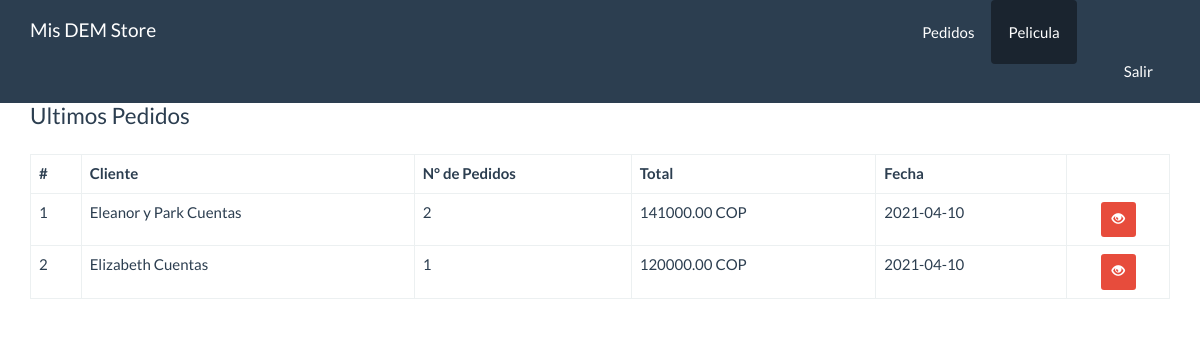
The app's page /panel/dashboard.php (signed in) with its own data.
### tables this page shows
CREATE TABLE `pedidos` (
  `id` int(10) NOT NULL,
  `cliente_id` int(11) NOT NULL,
  `total` decimal(10,2) NOT NULL,
  `fecha` date NOT NULL,
  `estado` int(11) NOT NULL DEFAULT 1
);

CREATE TABLE `cliente` (
  `id` int(11) NOT NULL,
  `nombre` text NOT NULL,
  `apellidos` text NOT NULL,
  `email` text NOT NULL,
  `telefono` varchar(15) NOT NULL,
  `comentario` text DEFAULT NULL
);

### src/Pedido.php (called while the page is built, shortened)
<?php
class Pedido{
    private $cn = null;
    public function __construct(){
        $this->config = parse_ini_file(__DIR__.'/../config.ini') ;
        $this->cn = new \PDO( $this->config['dns'], $this->config['usuario'],$this->config['clave'],array(
            \PDO::MYSQL_ATTR_INIT_COMMAND => 'SET NAMES utf8'
        ));
    }
public function mostrarUltimos()
{
$sql = "SELECT p.id, nombre, apellidos, email, total, fecha FROM pedidos p
INNER JOIN cliente c ON p.cliente_id = c.id ORDER BY p.id DESC LIMIT 10";
$resultado = $this->cn->prepare($sql);
if($resultado->execute())
    return  $resultado->fetchAll();
return false;
}
}

### panel/dashboard.php (the view, shortened to what this page needs)
<!DOCTYPE html>
<html lang="en">
  <head>
    <link rel="stylesheet" href="../assets/css/bootstrap.min.css">
    <link rel="stylesheet" href="../assets/css/estilos.css">
  </head>
  <body>
    <nav class="navbar navbar-default navbar-fixed-top">
      <div class="container">
        <div class="navbar-header">
          <a class="navbar-brand" href="index.php">Mis DEM Store</a>
        </div>
        <div id="navbar" class="navbar-collapse collapse">
          <ul class="nav navbar-nav pull-right">
            <li>
              <a href="pedidos/index.php" class="btn">Pedidos <span class="badge"></span></a>
            </li>
            <li class="active">
              <a href="pelicula/index.php" class="btn">Pelicula <span class="badge"></span></a>
            </li>
            <li class="dropdown">
                <a href="#" class="dropdown-toggle" data-toggle="dropdown" role="button"
                aria-haspopup="true" aria-expanded="false"><?php print $_SESSION['usuario_info']['nombre_usuario'] ?>
            </li>
            <li>
              <a href="cerrar.php" class="btn">Salir <span class="badge"></span></a>
            </li>
          </ul>
        </div>
      </div>
    </nav>
    <div class="container" id="main">
      <div class="row">
        <div class="col-md-12">
          <fieldset>
              <legend>Ultimos Pedidos</legend>
                <table class="table table-bordered">
                  <thead>
                    <tr>
                      <th>#</th>
                      <th>Cliente</th>
                      <th>N° de Pedidos</th>
                      <th>Total</th>
                        <th>Fecha</th>
                      <th></th>
                    </tr>
                  </thead>
                  <tbody>
                    <?php
         $pedido = new elizabeth\Pedido;
         $info_pedido = $pedido->mostrarUltimos();
       $cantidad = count ($info_pedido);
         if($cantidad > 0){
           $c=0;
         for($x =0; $x < $cantidad; $x++){
           $c++;
           $item =  $info_pedido[$x];
       ?>
       <tr>
         <td><?php print $c?></td>
                  <td><?php print $item['nombre'].' '.$item['apellidos']?></td>
                  <td><?php print $item['id']?></td>
                  <td><?php print $item['total']?> COP</td>
                  <td><?php print $item['fecha']?></td>
                  <td class="text-center">
                    <a href="pedidos/ver.php?id=<?php print $item['id'] ?>"
                      class="btn btn-danger btn-sm"><span class="glyphicon glyphicon-eye-open"></span></a>
                  </td>
       </tr>
       <?php
         }
       }else{
       ?>
       <tr>
         <td colspan="6">NO HAY REGISTROS</td>
       </tr>
       <?php }?>
                  </tbody>
                </table>
             </fieldset>
          </div>
      </div>
    </div>
  </body>
</html>

### assets/css/estilos.css (style rules this page uses)
#main { margin-top: 100px; }

### records on screen
pedidos: cliente.nombre "Eleanor y Park", cliente.apellidos "Cuentas", id "2", total "141000.00", fecha "2021-04-10"
pedidos: cliente.nombre "Elizabeth", cliente.apellidos "Cuentas", id "1", total "120000.00", fecha "2021-04-10"
